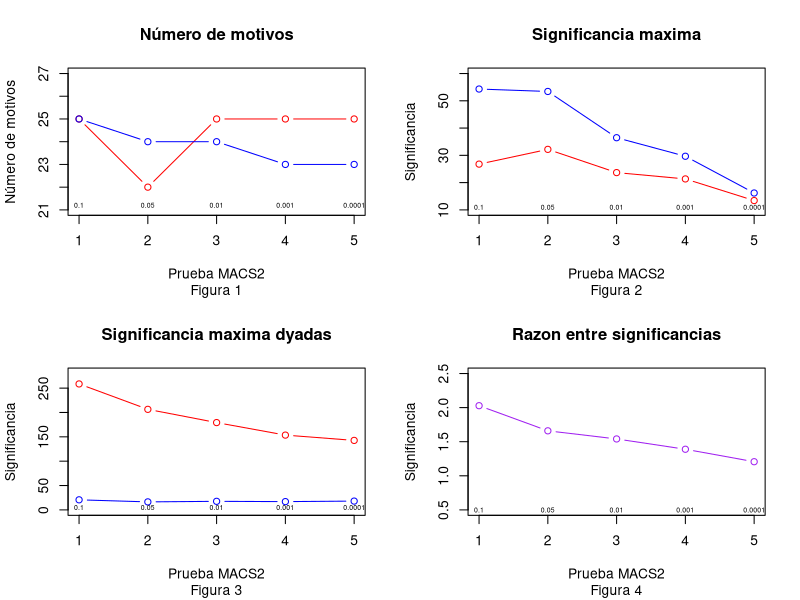
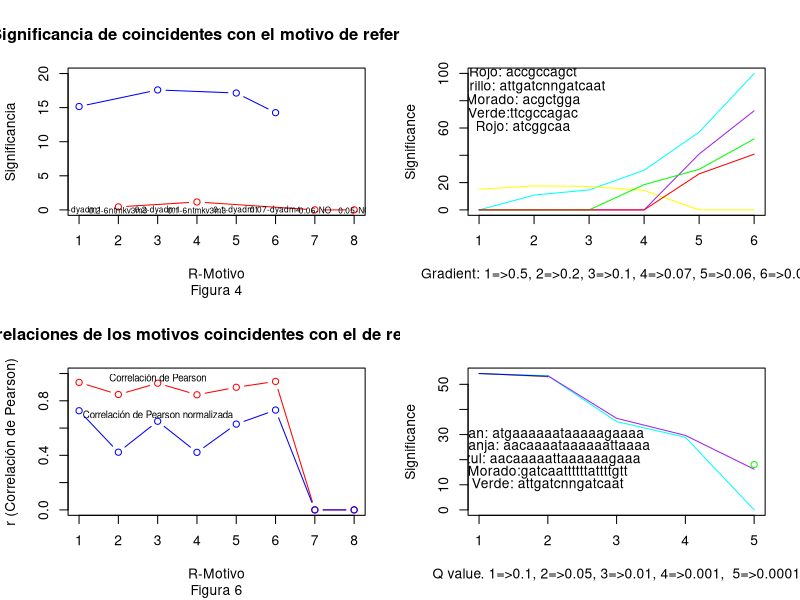

Reproduce these figures in R, in order.
## ---- chunk 1
knitr::opts_chunk$set(echo = TRUE)
## ---- chunk 2
Q_val<-c('0.1', '0.05', '0.01', '0.001', '0.0001') #Q values
NM_p<-c(25,24,24,23,23) #Numero de motivos del experimento
NM_n<-c(25,22,25,25,25) #Numero de motivos, control negativo
HS_p<-c(54.31,53.42,36.46,29.66,16.19) #Significancia mas alta obtenida
HS_n<-c(26.78,32.19,23.67,21.35,13.42) #Signiicancia mas alta obtenida
RS<-HS_p/HS_n #Razon entre la significancia mas alta del experimento y del control negativo
D_p<-c(20.66,16.43, 17.57, 16.98, 18.05)
D_n<-c(258.60, 206.43, 179.25, 153.54, 142.65)
Significancia_MACS<-data.frame('Q value'=Q_val, 'Motifs experiment'=NM_p, 'Motifs negative'=NM_n, 'Highest sign experiment'=HS_p, 'Highest sign negative'=HS_n, 'Ratio sign'=RS)
Dyads_MACS<-data.frame('Q value'=Q_val, 'Highest sign experiment'=D_p, 'Highest sign negative'=D_n)
library(knitr)
kable(Significancia_MACS, col.names = colnames(Significancia_MACS), caption = 'Tabla 1')
## ---- chunk 3
kable(Dyads_MACS, col.names = colnames(Dyads_MACS), caption = 'Tabla 2')
## ---- chunk 4

par(mfcol=c(2,2))

#Numero de motivos
plot(x=1:5, y=NM_n, main = 'Número de motivos', sub = 'Figura 1', xlab = 'Prueba MACS2', ylab= 'Número de motivos', col="red",type = "b", ylim = c(21, 27))
points(x=1:5, y=NM_p, col="blue", type="b")
text(x=1:5, y=rep(21.2,5), labels = c("0.1","0.05","0.01","0.001","0.0001"), cex = 0.5)

#Significancia maxima dyadas
plot(x=1:5, y=D_p, main = 'Significancia maxima dyadas', sub = 'Figura 3', xlab = 'Prueba MACS2', ylab= 'Significancia', col="blue",type = "b", ylim=c(0, 280))
points(x=1:5, y=D_n, col="red", type="b")
text(x=1:5, y=rep(5,5), labels = c("0.1","0.05","0.01","0.001","0.0001"), cex = 0.5)

#Significancia maxima
plot(x=1:5, y=HS_p, main = 'Significancia maxima', sub = 'Figura 2', xlab = 'Prueba MACS2', ylab= 'Significancia', col="blue",type = "b", ylim=c(10, 60))
points(x=1:5, y=HS_n, col="red", type="b")
text(x=1:5, y=rep(11,5), labels = c("0.1","0.05","0.01","0.001","0.0001"), cex = 0.5)

#Razon entre significancias
plot(x=1:5, y=RS, main ='Razon entre significancias', sub = 'Figura 4', xlab = 'Prueba MACS2', ylab= 'Significancia', col="purple",type = "b", ylim = c(0.5, 2.5))
text(x=1:5, y=rep(0.5,5), labels = c("0.1","0.05","0.01","0.001","0.0001"), cex = 0.5)
## ---- chunk 5
r_mot <- c('0.5-dyadm1', '0.2-6ntmkv3m3', '0.2-dyadm1',
           '0.1-6ntmkv3m3', '0.1-dyadm1', '0.07-dyadm4', '0.06-NO', '0.05-NO')
cadena <- c('R', 'D', 'R', 'D', 'R', 'D', '-', '-')
columnas <- c(14, 8, 14, 8, 14, 14, 0, 0)
alineos <- c(0.7778, 0.5000, 0.7000, 0.5000, 0.7000, 0.7778, 0, 0)
rCorrelacion <-  c(0.935, 0.846, 0.929, 0.844, 0.899, 0.942, 0, 0)
rCor.Normalizada <- c(0.727, 0.423, 0.65, 0.422, 0.629, 0.732, 0, 0)
significancia <- c(15.16, 0.44, 17.59, 1.16, 17.14, 14.26, 0, 0)
ME_maches <- data.frame('R-Motivo' = r_mot, 'Cadena' = cadena, 'Cols' = columnas,
                        '%Al' = alineos, 'r' = rCorrelacion, 'Nr' = rCor.Normalizada,
                        'Sig' = significancia, stringsAsFactors = T)
library(knitr)
kable(ME_maches, align = 'c', caption = 'Tabla 3',
      col.names = colnames(ME_maches))
## ---- chunk 6
plot(x = 1:8,
     y = 1:8,
     xlab = "R-Motivo", ylab = "Significancia",
     main = "Significancia de coincidentes con el motivo de referencia",
     sub = "Figura 4", col = "orange", ylim = c(0, 20),
     type = "n")
points(x = c(1, 3, 5, 6), ME_maches[ME_maches$Cols == 14, 'Sig'],
       type = "b", col = "blue")
points(x = c(2, 4, 7, 8), ME_maches[ME_maches$Cols != 14, 'Sig'],
       type = "b", col = "red")
text(x = 1:8, y = rep(-0.02, 4), labels = ME_maches$R.Motivo, cex = 0.6)
## ---- chunk 7
plot(x = 1:8, 
     y = ME_maches$r,
     xlab = "R-Motivo", ylab = "r (Correlación de Pearson)",
     main = "Correlaciones de los motivos coincidentes con el de referencia",
     sub = "Figura 6", ylim = c(0,1),
     type = "b", col = "red")
points(x = 1:8,
      y = ME_maches$Nr,
      type = "b", col = "blue")
text(x = 3, y = 0.97, labels = "Correlación de Pearson", cex = 0.7)
text(x = 3, y = 0.7, labels = "Correlación de Pearson normalizada", cex = 0.7)
## ---- chunk 8

##Plotting SWEMBL
##plot segnificance of sequence accgccagct
plot(x=1:6, y=(c(0,10.84,14.69,29.07,56.96,99.93)), xlab = "Gradient: 1=>0.5, 2=>0.2, 3=>0.1, 4=>0.07, 5=>0.06, 6=>0.05",ylab = "Significance", type = "l",col="cyan")
##add plot of sequence attgatcnngatcaat
lines(x=1:6,y=c(15.16,17.59,17.14,14.26,0,0), col="yellow")
## plot of acgctgga
lines(x=1:6,y=c(0,0,0,0,40.94,72.61), col="purple")
## plot of ttcgccagac
lines(x=1:6,y=c(0,0,0,18.47,29.74,52.03), col="green")
##plot of atcggcaa
lines(x=1:6,y=c(0,0,0,0,26.39,40.82), col="red")
text(x=rep(1.8,5),y=c(100,90,80,70,60),labels=c("Rojo: accgccagct", "Amarillo: attgatcnngatcaat","Morado: acgctgga","Verde:ttcgccagac","Rojo: atcggcaa"))
## ---- chunk 9
##Plotting MACS
##plot segnificance of sequence atgaaaaaataaaaagaaaa
plot(x=1:5, y=(c(54.31,53.42,35.15,28.92,0)), xlab = "Q value. 1=>0.1, 2=>0.05, 3=>0.01, 4=>0.001,  5=>0.0001",ylab = "Significance", type = "l",col="cyan")
##plot of sequence aacaaaataaaaaattaaaa
lines(x=1:2, y=(c(54.31,53)), col="orange")
##plot aacaaaaattaaaaaagaaa
lines(x=1:2, y=(c(54.31,53.2)), col="blue")
##plot gatcaattttttattttgtt
lines(x=2:5, y=c(53.42,36.46,29.66,16.19), col="purple")
points(x=5,y=18.05, col="green", lwd=1)
text(x=rep(2,5),y=c(30,25,20,15,10),labels=c("Cyan: atgaaaaaataaaaagaaaa", "Naranja: aacaaaataaaaaattaaaa", "Azul: aacaaaaattaaaaaagaaa", "Morado:gatcaattttttattttgtt","Verde: attgatcnngatcaat"))
